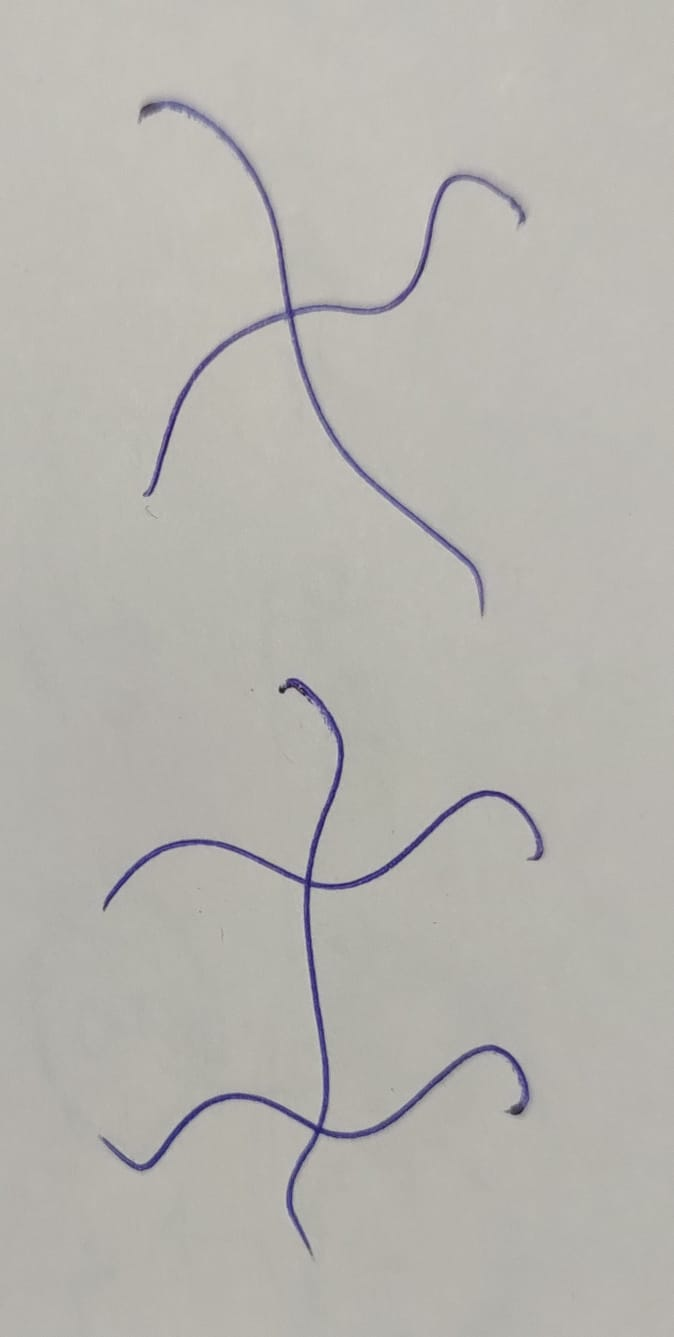
#> input picture Cotton2-main/Cotton2-main/server/lines/image-2.jpg, 674 x 1337 px
$ python -i lines_2.py   (imports and definitions only)
#> lines starting #> are read from the running program, lines starting #| are printed output that depends on the picture; after the words box and inside, x2 and y2 are one past the last pixel; in counts of white or black regions, pixels touching at a corner belong together
import cv2
import numpy as np
from skimage.morphology import skeletonize, remove_small_objects
from skan import draw, Skeleton, summarize
from skan.csr import skeleton_to_csgraph
from matplotlib import pyplot as plt

def read_image(file_path):
    """Read the input image."""
#> called with file_path = 'lines/image-2.jpg'
    return cv2.imread(file_path)
#> returned value is the input picture: shape (1337, 674, 3); mean B, G, R 174.8, 180.1, 182.3

def show_image(title, image):
    """Display the image using matplotlib."""
    plt.imshow(image, cmap='gray')
    plt.title(title)
    plt.show()

def preprocess_image(image):
    """Preprocess the input image (grayscale, filter, etc.)."""

    # Convert the image to grayscale
    gray_image = cv2.cvtColor(image, cv2.COLOR_BGR2GRAY)

    # Dilates the grayscale image. Dilation adds pixels to the boundaries of the object.
    filtered_image = cv2.dilate(gray_image, np.ones((2, 2), np.uint8), iterations=1)

    # Pixels with intensity value greater than or equal to 25 are set to 255 (white)
    # Pixels with intensity value less than 100 are set to 0 (black)
    _, binary_image = cv2.threshold(filtered_image, 25, 255, cv2.THRESH_BINARY)
#> binary_image: shape (1337, 674); every value is 255

    # Scales the pixel values of the binary image. 0 pixel value remains 0 and 255 pixel value is scaled to 1.
    # Only two pixel values: 0 means black and 1 means white.
    binary_image = (binary_image / 255).astype(np.uint8)
#> binary_image: shape (1337, 674); every value is 1

    return gray_image, binary_image

def skeletonize_image(binary_image):
    """Skeletonize the binary image using Lee's method."""
    # Skeletonization reduces binary objects to 1 pixel wide representations.
    # skeletonize works by making successive passes of the image. On each pass, border pixels
    # are identified and removed on the condition that they don't break the connectivity of the object.
    # Refer https://scikit-image.org/docs/stable/auto_examples/edges/plot_skeleton.html
    skeleton = skeletonize(binary_image, method='lee')
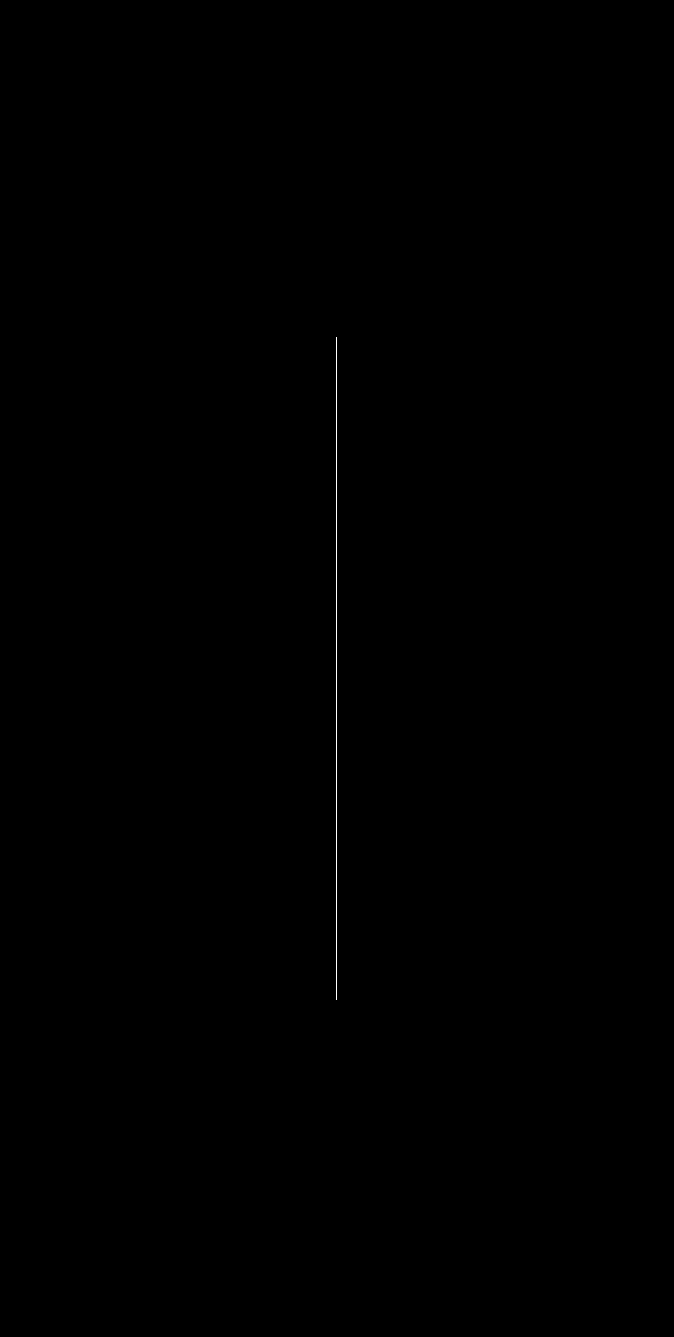
#> skeleton: shape (1337, 674) bool; 0.07% white in thin lines or dots, all inside (x1, y1, x2, y2) = (336, 337, 337, 1000)

    # Removes small objects from skeleton image (having total number of pixels less than 10).
    # Connectivity = 2 means that all the 8-surrounding pixels are to be considered while calcualting size.
    skeleton = remove_small_objects(skeleton, 10, connectivity=2)

    return skeleton

def analyze_skeleton(skeleton, spacing_nm, original_image):
    """Analyze the skeleton and extract branch data."""
    # Pixel graph is the sparse matrix in which entry (i,j) is 0 if pixels i and j are not connected.
    # Otherwise, it is the distance between pixels i and j.
    # The distance is 1 between adjacent pixels and Sqrt(2) between diagonally adjacent pixels.
    # Second variable (coordinates) contains the coordinates (in pixel units) of the white pixels.
#> (the run stopped early here; a loop or call above may not have finished)
